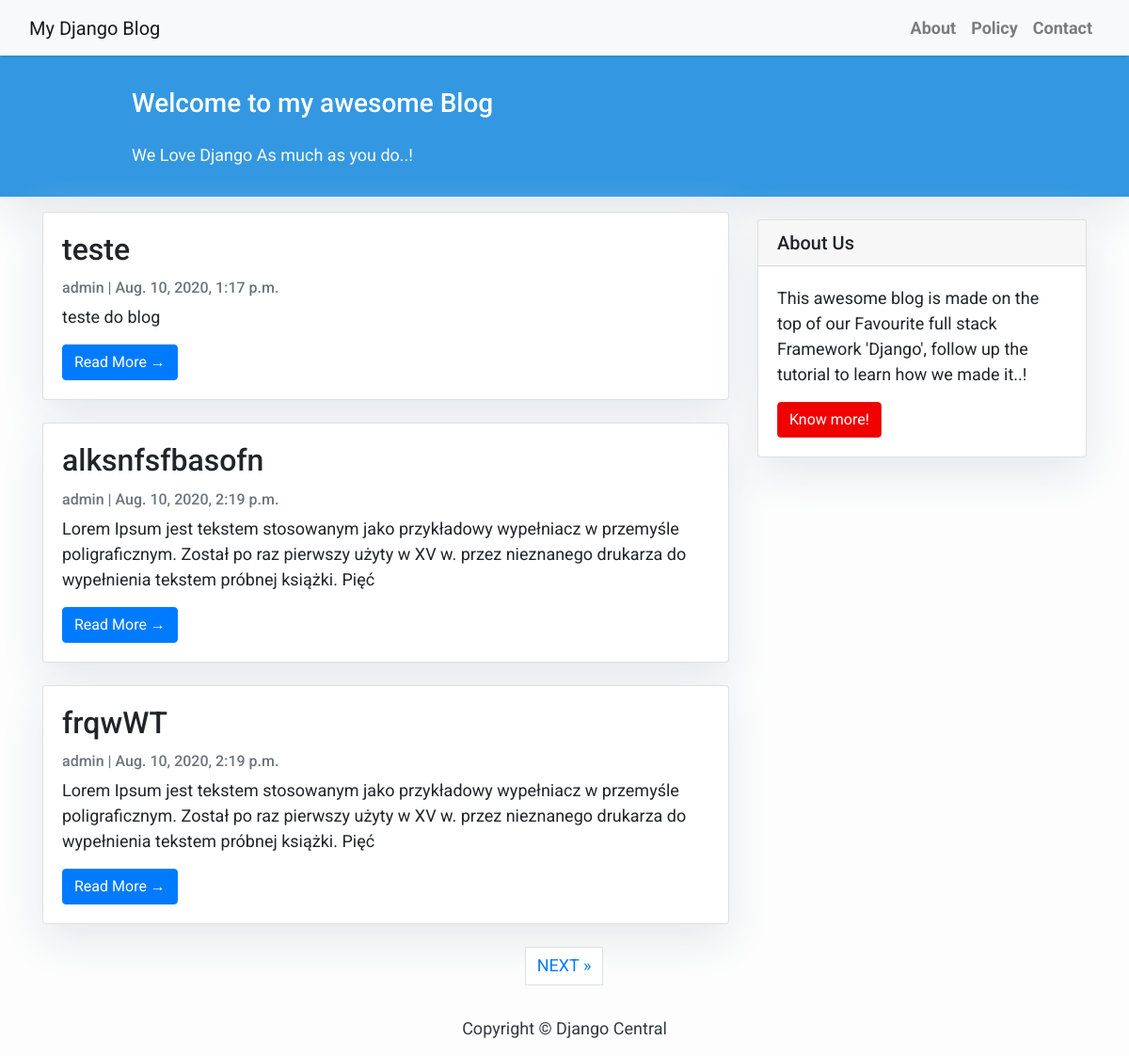
The page / on the database its author committed.
### blog_app/models.py (models this page shows, shortened)
class Post(models.Model):
    title = models.CharField(max_length=200, unique=True)
    slug = models.SlugField(max_length=200, unique=True)
    author = models.ForeignKey(User, on_delete=models.CASCADE, related_name='blog_posts')
    update_on = models.DateTimeField(auto_now=True)
    content = models.TextField()
    created_on = models.DateTimeField(auto_now_add=True)
    status = models.IntegerField(choices=STATUS, default=0)
    class Meta:
        ordering = ['-created_on']

### blog_app/views.py (the view)
# urls.py: path('', views.PostList.as_view(), name ='home'),
class PostList(generic.ListView):
    queryset = Post.objects.filter(status=1).order_by('created_on')
    template_name = 'index.html'
    paginate_by = 3

### templates/index.html (shortened to what this page needs)
{% extends "base.html" %}
{% block content %}
<header class="masthead">
    <div class="container">
        <div class="row">
            <div class=" col-md-8 col-md-10 mx-auto">
                <div class="site-heading">
                    <h3 class=" site-heading my-4 mt-3 text-white"> Welcome to my awesome Blog </h3>
                    <p class="text-light">We Love Django As much as you do..! &nbsp
                    </p>
                </div>
            </div>
        </div>
    </div>
</header>
<div class="container">
    <div class="row">
        <div class="col-md-8 mt-3 left">
            {% for post in post_list %}
            <div class="card mb-4">
                <div class="card-body">
                    <h2 class="card-title">{{ post.title }}</h2>
                    <p class="card-text text-muted h6">{{ post.author }} | {{ post.created_on}} </p>
                    <p class="card-text">{{post.content|slice:":200" }}</p>
                    <a href="{% url 'post_detail' post.slug  %}" class="btn btn-primary">Read More &rarr;</a>
                </div>
            </div>
            {% endfor %}
        </div>
        {% block sidebar %} {% include 'sidebar.html' %} {% endblock sidebar %}
    </div>
</div>
{% if is_paginated %}
  <ul class="pagination justify-content-center">
    {% if page_obj.has_next %}
    <li><a href="?page={{ page_obj.next_page_number }}" class="page-link"> NEXT &raquo;</a></li>
    {% endif %}
  </ul>
{% endif %}
{%endblock%}

### templates/base.html (style rules this page uses)
body { font-family: "Roboto", sans-serif; font-size: 17px; background-color: #fdfdfd; }
.masthead { background: #3398E1; height: auto; padding-bottom: 15px; box-shadow: 0 16px 48px #E3E7EB; padding-top: 10px; }

### templates/index.html (style rules this page uses)
body { font-family: "Roboto", sans-serif; font-size: 18px; background-color: #fdfdfd; }
.card { box-shadow: 0 16px 48px #E3E7EB; }

### templates/sidebar.html (style rules this page uses)
.card { box-shadow: 0 16px 48px #E3E7EB; }

### rows shown on the page
Post: title "teste", author "admin", created_on "Aug. 10, 2020, 1:17 p.m.", content "teste do blog"
Post: title "alksnfsfbasofn", author "admin", created_on "Aug. 10, 2020, 2:19 p.m.", content "Lorem Ipsum jest tekstem stosowanym jako przykładowy wypełniacz w przemyśle poligraficznym. Został po raz pierwszy użyty w XV w. przez nieznanego drukarza do wypełnienia tekstem próbnej książki. Pięć"
Post: title "frqwWT", author "admin", created_on "Aug. 10, 2020, 2:19 p.m.", content "Lorem Ipsum jest tekstem stosowanym jako przykładowy wypełniacz w przemyśle poligraficznym. Został po raz pierwszy użyty w XV w. przez nieznanego drukarza do wypełnienia tekstem próbnej książki. Pięć"
